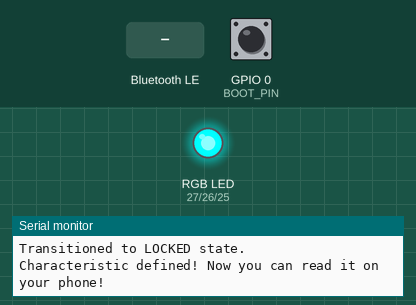
A sketch run on a simulated ESP32. On the bench: an RGB LED mixed from three pins (HIGH = lit), the last lines printed to the serial monitor. The inputs (shaded band) are chosen by the test bench; at power-on: GPIO 0 (BOOT_PIN) HIGH. Nothing arrives over Bluetooth unless stated; a phone connects over Bluetooth LE 3 s after start.

Above: at 1.2 s.
1.3 s: GPIO 0 (BOOT_PIN) pulled LOW for 3.2 s
At 6.2 s:
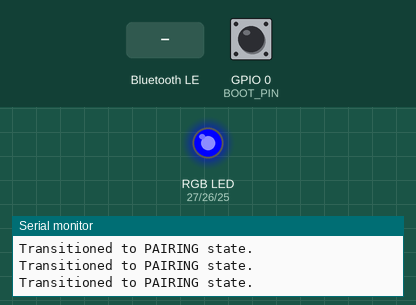
6.3 s: Bluetooth LE write "Reset" received
At 7.6 s:
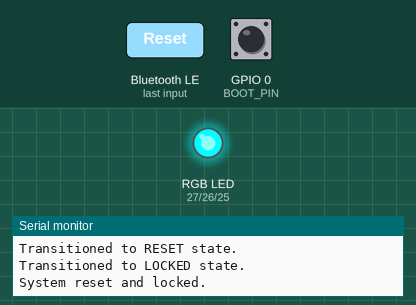
8.8 s: GPIO 0 (BOOT_PIN) pulled LOW for 0.15 s
At 9.4 s:
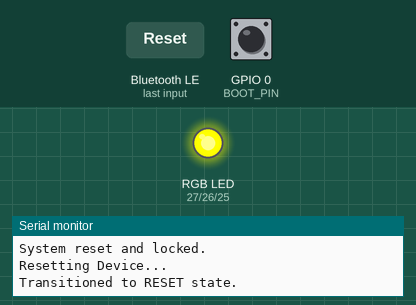
11.4 s: Bluetooth LE write "Unlocked" received
At 12.0 s:
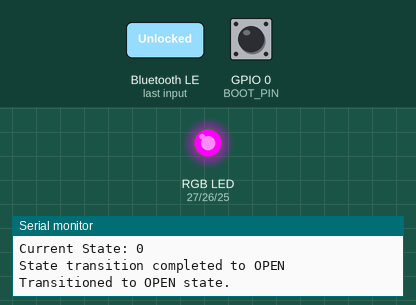
Timing chart, 0 to 14.4 s (numbered marks = the images above; inputs shaded):
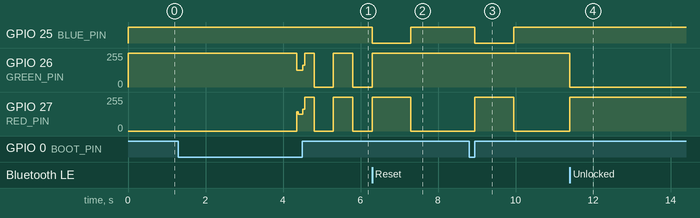

Measured:
- after the input at 1.3 s, GPIO 26 (GREEN_PIN): 255/255 → 127/255 after 3.1 s, → 255/255 0.16 s later, → 0/255 0.29 s later, → 255/255 0.50 s later, … (5 changes in this stretch); GPIO 27 (RED_PIN): 0/255 → 127/255 after 3.1 s, → 255/255 0.16 s later, → 0/255 0.29 s later, → 255/255 0.50 s later, … (5 changes in this stretch)
- after the input at 6.3 s, GPIO 25 (BLUE_PIN): HIGH → LOW at once, → HIGH 1.0 s later; GPIO 26 (GREEN_PIN): goes on until 6.3 s, then stays 255/255
- after the input at 8.8 s, GPIO 25 (BLUE_PIN): HIGH → LOW after 0.15 s, → HIGH 1.0 s later; GPIO 27 (RED_PIN): 0/255 → 255/255 after 0.15 s, → 0/255 1.0 s later
- after the input at 11.4 s, GPIO 26 (GREEN_PIN): 255/255 → 0/255 at once; GPIO 27 (RED_PIN): 0/255 → 255/255 at once

The sketch:

doorlock.ino
```cpp
#include <BLEDevice.h>
#include <BLEUtils.h>
#include <BLEServer.h>

// Constants for the LED control
#define LEDC_BASE_FREQ     5000       // PWM base frequency
#define LEDC_TIMER_12_BIT  12         // PWM resolution (12 bits)
#define BOOT_PIN 0 // Boot button on GPIO0

// UUIDs for the BLE service and characteristic
#define SERVICE_UUID        "6f340e06-add8-495c-9da4-ce8558771834"
#define CHARACTERISTIC_UUID "beb5483e-36e1-4688-b7f5-ea07361b26a8"
#define HEARTBEAT_UUID "12345678-90ab-cdef-1234-567890abcdef"
#define AUTH_UUID "1e4bae79-843f-4bd6-b6ca-b4c99188cfca"

// GPIO pins for the RGB LED
#define RED_PIN   27
#define GREEN_PIN 26
#define BLUE_PIN  25

// LEDC channels for PWM control
#define LEDC_CHANNEL_RED   1
#define LEDC_CHANNEL_GREEN 2
#define LEDC_CHANNEL_BLUE  3

BLECharacteristic* pCharacteristic = NULL;
BLEServer* pServer = NULL;
BLECharacteristic* pHeartbeatCharacteristic = NULL;
BLECharacteristic* pAuthCharacteristic = NULL;

enum State {
    LOCKED,
    OPENING,
    OPEN,
    LOCKING,
    RESET,
    PAIRING
};

State state = LOCKED;
bool deviceConnected = false;
bool oldDeviceConnected = false;
unsigned long commandStartTime = 0;
bool commandInProgress = false;
bool isAuthenticated = false;  // Global flag to track authentication status
unsigned long lastHeartbeatMillis = 0;
const long heartbeatInterval = 10000; // Update the heartbeat every 10 seconds

bool resetRequested = false; // Flag to indicate if a reset is requested
bool pairingMode = false; // Flag to indicate if pairing mode is active
unsigned long buttonPressTime = 0; // Time when the button was pressed

void resetDevice() {
    resetRequested = true;
}

void handleReset() {
    if (resetRequested) {
        Serial.println("Resetting Device...");
        state = RESET;
        changeColor();
        delay(1000); // Simulate delay for reset (consider alternatives to delay)
        state = LOCKED;
        changeColor();
        pCharacteristic->setValue("Locked"); // Update characteristic to reflect locked state
        Serial.println("System reset and locked.");
        resetRequested = false; // Reset the flag
    }
}

// Function to control LED brightness
void ledcAnalogWrite(uint8_t channel, uint32_t value, uint32_t valueMax = 255) {
    uint32_t duty = (4095 / valueMax) * min(value, valueMax);
    ledcWrite(channel, duty);
}

void changeColor() {
  if (state == OPEN) {
    digitalWrite(RED_PIN, HIGH); // OFF
    digitalWrite(GREEN_PIN, LOW); // ON
    digitalWrite(BLUE_PIN, HIGH); // OFF
    Serial.println("Transitioned to OPEN state.");
  }  else if (state == LOCKED) {
    digitalWrite(RED_PIN, LOW);  // ON
    digitalWrite(GREEN_PIN, HIGH); // OFF
    digitalWrite(BLUE_PIN, HIGH); // OFF
    Serial.println("Transitioned to LOCKED state.");
  } else if (state == RESET) {
    digitalWrite(RED_PIN, HIGH); // OFF
    digitalWrite(GREEN_PIN, HIGH); // OFF
    digitalWrite(BLUE_PIN, LOW); // ON
    Serial.println("Transitioned to RESET state.");
  } else if (state == PAIRING) {
    // Flashing yellow (RED + GREEN)
    static bool ledState = false;
    ledState = !ledState;
    digitalWrite(RED_PIN, ledState ? LOW : HIGH); // Toggle RED
    digitalWrite(GREEN_PIN, ledState ? LOW : HIGH); // Toggle GREEN
    digitalWrite(BLUE_PIN, HIGH); // OFF
    Serial.println("Transitioned to PAIRING state.");
  }
}

class AuthCallbacks: public BLECharacteristicCallbacks {
  void onWrite(BLECharacteristic *pAuthCharacteristic) {
    std::string value = pAuthCharacteristic->getValue();
    if (value.length() > 0) {
      Serial.print("Received Value: ");
      Serial.println(value.c_str());

      // Handle password authentication
      if (value == "123") {  // Assuming '123' is the required password
          isAuthenticated = true;
          pAuthCharacteristic->setValue("Authenticated");
          Serial.println("Authenticated successfully.");
          return; // Exit early after authentication
      }

      if (!isAuthenticated) {
          Serial.println("Not authenticated: Ignoring command.");
          return; // Ignore further processing if not authenticated
      }
    }
  }
};

// Callback class for BLE characteristic
class MyCallbacks: public BLECharacteristicCallbacks {
    void onWrite(BLECharacteristic *pCharacteristic) {
        std::string value = pCharacteristic->getValue();
        if (value.length() > 0) {
            Serial.print("Received Value: ");
            Serial.println(value.c_str());
            Serial.print("Current State: ");
            Serial.println(state);

            // Start command processing timer
            commandStartTime = millis();
            commandInProgress = true;

             if ((value == "Unlocked" && state == LOCKED) || (value == "Locked" && state == OPEN)) {
                if (value == "Unlocked" && state == LOCKED) {
                    state = OPENING;
                    changeColor();
                } else if (value == "Locked" && state == OPEN) {
                    state = LOCKING;
                    changeColor();
                }
                // Schedule immediate state transition for demonstration purposes
                // Real implementation might involve asynchronous operations
             } else if (value == "Reset") {
                state = RESET;
                changeColor();
                delay(1000); // Simulate delay for reset
                state = LOCKED;
                changeColor();
                pCharacteristic->setValue("Locked"); // Update characteristic to reflect locked state
                Serial.println("System reset and locked.");
             } else {
                commandInProgress = false; // No valid command for current state
                Serial.println("Invalid command for current state.");
             }
        }
    }
};

// Callback class for BLE server
class MyServerCallbacks: public BLEServerCallbacks {
    void onConnect(BLEServer* pServer) override {
        Serial.println("Client Connected");
        deviceConnected = true;
        if (state == PAIRING) {
            state = LOCKED; // Change state from PAIRING to LOCKED after connection
            changeColor();
        }
    }

    void onDisconnect(BLEServer* pServer) override {
        Serial.println("Client Disconnected");
        deviceConnected = false;
    }
};

void setup() {
    Serial.begin(115200);
    Serial.println("Starting BLE work!");

    pinMode(RED_PIN, OUTPUT);
    pinMode(GREEN_PIN, OUTPUT);
    pinMode(BLUE_PIN, OUTPUT);
    pinMode(BOOT_PIN, INPUT_PULLUP); // Set boot button as input with internal pull-up

    changeColor();

    BLEDevice::init("Smart lock Heartbeat final");
    pServer = BLEDevice::createServer();
    pServer->setCallbacks(new MyServerCallbacks());
    BLEService *pService = pServer->createService(SERVICE_UUID);
    pCharacteristic = pService->createCharacteristic(
                                            CHARACTERISTIC_UUID,
                                            BLECharacteristic::PROPERTY_READ | BLECharacteristic::PROPERTY_WRITE);
    pCharacteristic->setCallbacks(new MyCallbacks());
    pCharacteristic->setValue("Ready for commands");

    // Create and setup the Heartbeat characteristic
    pHeartbeatCharacteristic = pService->createCharacteristic(
                                            HEARTBEAT_UUID,
                                            BLECharacteristic::PROPERTY_READ | BLECharacteristic::PROPERTY_NOTIFY);
    pHeartbeatCharacteristic->setValue("0");  // Initial value

    pAuthCharacteristic = pService->createCharacteristic(
                                            AUTH_UUID,
                                            BLECharacteristic::PROPERTY_READ | BLECharacteristic::PROPERTY_WRITE);
    pAuthCharacteristic->setValue("Not Authenticated");  // Initial value
    pAuthCharacteristic->setCallbacks(new AuthCallbacks());

    // Set the initial characteristic value based on the lock's state
    String initialState = (state == LOCKED) ? "Locked" : "Unlocked";
    pCharacteristic->setValue(initialState.c_str());
    pCharacteristic->setCallbacks(new MyCallbacks());

    pService->start();
    BLEAdvertising *pAdvertising = BLEDevice::getAdvertising();
    pAdvertising->addServiceUUID(SERVICE_UUID);
    pAdvertising->setScanResponse(true);
    pAdvertising->setMinPreferred(0x06);
    pAdvertising->setMinPreferred(0x12);
    BLEDevice::startAdvertising();
    Serial.println("Characteristic defined! Now you can read it on your phone!");
}

void loop() {
    if (commandInProgress) {
        unsigned long currentTime = millis();
        if (currentTime - commandStartTime > 10000) { // 10 seconds timeout
            // Command timeout
            Serial.println("Command timed out, reverting state changes.");
            commandInProgress = false;
            state = LOCKED; // Revert to a safe state, adjust as necessary
            changeColor();
        } else if (state == OPENING || state == LOCKING) {
            // Complete the state transition
            state = (state == OPENING) ? OPEN : LOCKED;
            commandInProgress = false;
            Serial.print("State transition completed to ");
            Serial.println(state == OPEN ? "OPEN" : "LOCKED");
            changeColor();
        }
    }

    // Check if the button is pressed and held down for more than 3 seconds
    if (digitalRead(BOOT_PIN) == LOW) {
        if (buttonPressTime == 0) {
            buttonPressTime = millis(); // Record the time when the button was first pressed
        } else if (millis() - buttonPressTime > 3000) {
            // Button held down for more than 3 seconds, enter pairing mode
            Serial.println("Entering pairing mode...");
            state = PAIRING;
            changeColor();
            pairingMode = true;
        }
    } else {
        // Button released
        if (buttonPressTime != 0 && millis() - buttonPressTime <= 3000) {
            // Button was pressed for a short time, trigger reset
            resetDevice();
        }
        buttonPressTime = 0; // Reset the button press time
    }

    handleReset(); // Check if a reset is requested

    unsigned long currentMillis = millis();
    if (currentMillis - lastHeartbeatMillis >= heartbeatInterval) {
        lastHeartbeatMillis = currentMillis;  // Reset the timer

        // Update the heartbeat characteristic with the current uptime in milliseconds
        String heartbeatValue = String(currentMillis);
        pHeartbeatCharacteristic->setValue(heartbeatValue.c_str());
        pHeartbeatCharacteristic->notify(); // Notify any connected client
        Serial.println("Heartbeat sent: " + heartbeatValue + " ms");
    }

    // Handle device connection and reconnection logic
    if (!deviceConnected && oldDeviceConnected) {
        delay(500); // Small delay to ensure stability
        pServer->startAdvertising(); // Restart advertising
        oldDeviceConnected = deviceConnected;
        Serial.println("Start advertising");
        if (state == RESET) {
            state = LOCKED;
            changeColor();
        }
    }
    if (deviceConnected && !oldDeviceConnected) {
        oldDeviceConnected = deviceConnected;
        Serial.println("Device Connected");
    }

    // Handle flashing in pairing mode
    if (state == PAIRING) {
        static unsigned long lastFlashMillis = 0;
        if (currentMillis - lastFlashMillis >= 500) { // 500ms flash interval
            lastFlashMillis = currentMillis;
            changeColor(); // Toggle the LED state
        }
    }
}
```
